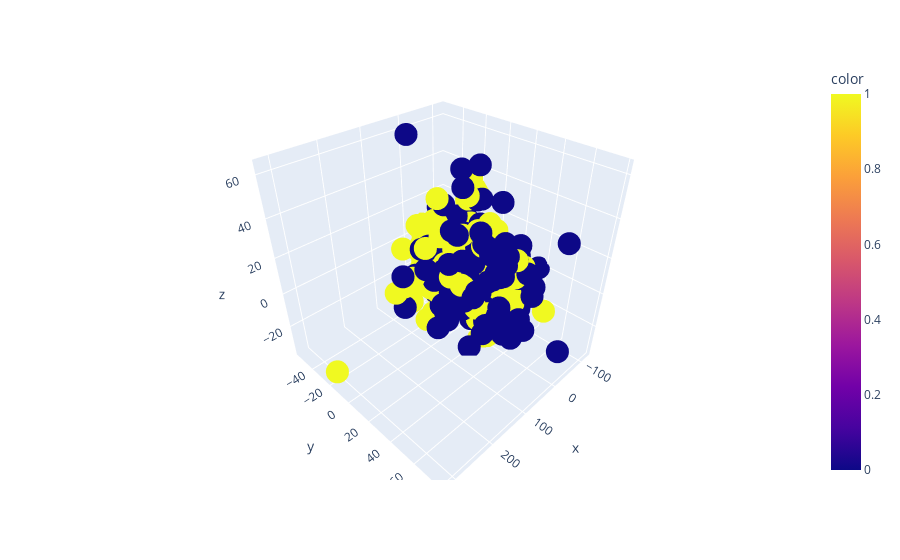

Source (notebook cell):
### Code cell
px.scatter_3d(x=decomposed_x[:,0],y=decomposed_x[:,1],z=decomposed_x[:,2],color=y.values)

### Figure 1 — Plotly figure (JSON) as saved in the notebook; plotly's stock layout.template omitted (floating-point values rounded to 4 significant figures; data arrays with more than 128 entries replaced by an {"elided": "..."} marker saying what was removed)
{"data": [{"hovertemplate": "x=%{x}<br>y=%{y}<br>z=%{z}<br>color=%{marker.color}<extra></extra>", "legendgroup": "", "marker": {"color": {"elided": "303 int values"}, "coloraxis": "coloraxis", "symbol": "circle"}, "mode": "markers", "name": "", "scene": "scene", "showlegend": false, "type": "scatter3d", "x": {"elided": "303 float values"}, "y": {"elided": "303 float values"}, "z": {"elided": "303 float values"}}], "layout": {"coloraxis": {"colorbar": {"title": {"text": "color"}}, "colorscale": [[0, "#0d0887"], [0.1111, "#46039f"], [0.2222, "#7201a8"], [0.3333, "#9c179e"], [0.4444, "#bd3786"], [0.5556, "#d8576b"], [0.6667, "#ed7953"], [0.7778, "#fb9f3a"], [0.8889, "#fdca26"], [1, "#f0f921"]]}, "legend": {"tracegroupgap": 0}, "margin": {"t": 60}, "scene": {"domain": {"x": [0, 1], "y": [0, 1]}, "xaxis": {"title": {"text": "x"}}, "yaxis": {"title": {"text": "y"}}, "zaxis": {"title": {"text": "z"}}}}}
